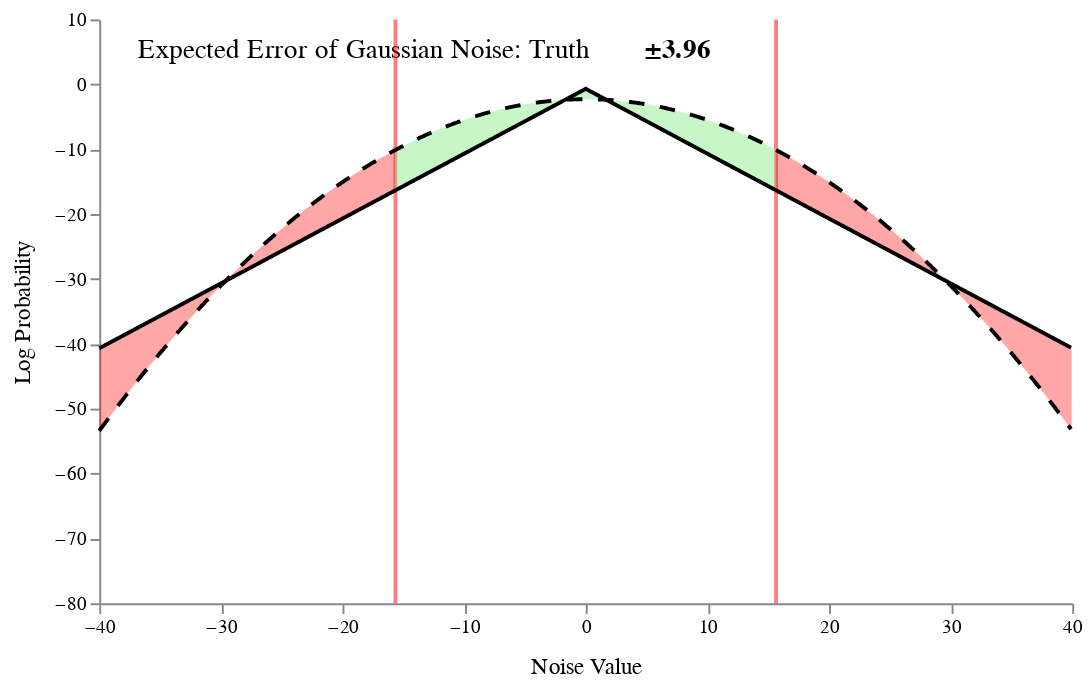

Specify this chart in Vega-Lite:
### Vega specification from a JSON file in a GitHub repository (floating-point values rounded to 4 significant figures)
{"$schema": "https://vega.github.io/schema/vega/v5.json", "width": 500, "height": 300, "padding": 5, "signals": [{"name": "epsilon", "value": 1, "bind": {"input": "range", "min": 0.01, "max": 5, "step": 0.01, "name": "Epsilon (ε)"}}, {"name": "delta", "value": 0.0005, "bind": {"input": "range", "min": 1e-05, "max": 0.002, "step": 1e-05, "name": "Delta (δ)"}}, {"name": "sigma", "update": "sqrt((2 * log(1.25 / delta))) / epsilon"}, {"name": "dpDomain", "update": "(2 * log(1.25 / delta)) / epsilon"}], "data": [{"name": "values", "transform": [{"type": "sequence", "start": -40, "stop": 40, "step": 0.1, "as": "x"}, {"type": "formula", "expr": "log(epsilon / 2.0) - epsilon * abs(datum.x)", "as": "laplace"}, {"type": "formula", "expr": "log(1.0 / (sqrt(2.0 * PI) * sigma)) - (datum.x * datum.x) / (2 * sigma * sigma)", "as": "gaussian"}, {"type": "formula", "expr": "min(datum.laplace, datum.gaussian)", "as": "minLaplaceGaussian"}, {"type": "formula", "expr": "max(datum.laplace, datum.gaussian)", "as": "maxLaplaceGaussian"}]}, {"name": "xa", "transform": [{"type": "sequence", "start": -40, "stop": {"signal": "-dpDomain"}, "step": 0.1, "as": "x"}, {"type": "formula", "expr": "log(epsilon / 2.0) - epsilon * abs(datum.x)", "as": "laplace"}, {"type": "formula", "expr": "log(1.0 / (sqrt(2.0 * PI) * sigma)) - (datum.x * datum.x) / (2 * sigma * sigma)", "as": "gaussian"}]}, {"name": "xb", "transform": [{"type": "sequence", "start": {"signal": "-dpDomain"}, "stop": {"signal": "dpDomain"}, "step": 0.1, "as": "x"}, {"type": "formula", "expr": "log(epsilon / 2.0) - epsilon * abs(datum.x)", "as": "laplace"}, {"type": "formula", "expr": "log(1.0 / (sqrt(2.0 * PI) * sigma)) - (datum.x * datum.x) / (2 * sigma * sigma)", "as": "gaussian"}]}, {"name": "xc", "transform": [{"type": "sequence", "start": {"signal": "dpDomain"}, "stop": 40, "step": 0.1, "as": "x"}, {"type": "formula", "expr": "log(epsilon / 2.0) - epsilon * abs(datum.x)", "as": "laplace"}, {"type": "formula", "expr": "log(1.0 / (sqrt(2.0 * PI) * sigma)) - (datum.x * datum.x) / (2 * sigma * sigma)", "as": "gaussian"}]}], "scales": [{"name": "xscale", "type": "linear", "range": "width", "domain": [-40, 40]}, {"name": "yscale", "type": "linear", "range": "height", "nice": true, "domain": [-80, 1]}, {"name": "color", "type": "ordinal", "domain": ["DP holds", "DP does not hold"], "range": ["lightgreen", "lightred"]}], "marks": [{"type": "text", "encode": {"enter": {"x": {"value": 20}, "y": {"value": 20}, "text": {"value": "Expected Error of Gaussian Noise: Truth"}, "fontSize": {"value": 14}, "fill": {"value": "black"}}}}, {"type": "text", "encode": {"enter": {"x": {"signal": "280"}, "y": {"value": 20}, "fontSize": {"value": 14}, "fontWeight": {"value": "bold"}, "fill": {"value": "black"}}, "update": {"text": {"signal": "'±' + format(sigma, '.2f')"}}}}, {"type": "rule", "encode": {"update": {"x": {"scale": "xscale", "signal": "-dpDomain"}, "y": {"value": 0}, "y2": {"field": {"group": "height"}}, "stroke": {"value": "red"}, "strokeWidth": {"value": 2}, "opacity": {"value": 0.5}}}}, {"type": "rule", "encode": {"update": {"x": {"scale": "xscale", "signal": "dpDomain"}, "y": {"value": 0}, "y2": {"field": {"group": "height"}}, "stroke": {"value": "red"}, "strokeWidth": {"value": 2}, "opacity": {"value": 0.5}}}}, {"type": "area", "from": {"data": "xa"}, "encode": {"update": {"x": {"scale": "xscale", "field": "x"}, "y": {"scale": "yscale", "field": "laplace"}, "y2": {"scale": "yscale", "field": "gaussian"}, "fill": {"value": "red"}, "opacity": {"value": 0.35}}}}, {"type": "area", "from": {"data": "xb"}, "encode": {"update": {"x": {"scale": "xscale", "field": "x"}, "y": {"scale": "yscale", "field": "laplace"}, "y2": {"scale": "yscale", "field": "gaussian"}, "fill": {"value": "lightgreen"}, "opacity": {"value": 0.5}}}}, {"type": "area", "from": {"data": "xc"}, "encode": {"update": {"x": {"scale": "xscale", "field": "x"}, "y": {"scale": "yscale", "field": "laplace"}, "y2": {"scale": "yscale", "field": "gaussian"}, "fill": {"value": "red"}, "opacity": {"value": 0.35}}}}, {"type": "line", "from": {"data": "values"}, "encode": {"update": {"x": {"scale": "xscale", "field": "x"}, "y": {"scale": "yscale", "field": "laplace"}, "stroke": {"value": "black"}, "strokeWidth": {"value": 2}}}}, {"type": "line", "from": {"data": "values"}, "encode": {"update": {"x": {"scale": "xscale", "field": "x"}, "y": {"scale": "yscale", "field": "gaussian"}, "stroke": {"value": "black"}, "strokeDash": {"value": [8, 8]}, "strokeWidth": {"value": 2}}}}], "axes": [{"orient": "bottom", "scale": "xscale", "title": "Noise Value", "titlePadding": 10, "titleFontSize": 12, "titleFont": "Arial", "titleFontWeight": "normal"}, {"orient": "left", "scale": "yscale", "title": "Log Probability", "titlePadding": 10, "titleFontSize": 12, "titleFont": "Arial", "titleFontWeight": "normal"}]}
